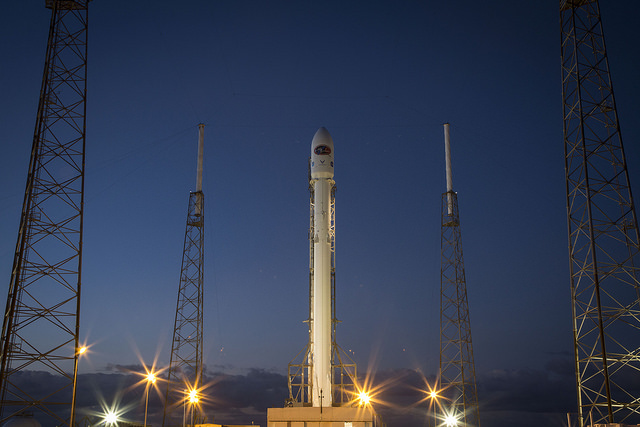
#> input picture skimage.data.rocket(), 640 x 427 px
$ jupyter execute regressionApproach_rgb_colorspace.ipynb
#> lines starting #> are read from the running program, lines starting #| are printed output that depends on the picture; long printed decimals are rounded
[cell 1]
import numpy as np
import numpy
import matplotlib.pyplot as plt
import sys
from sklearn.linear_model import LinearRegression
from sklearn.linear_model import BayesianRidge

[cell 2]
import skimage.data
import matplotlib.image as mpimg
img=skimage.data.rocket()
#> img is the input picture: shape (427, 640, 3); mean R, G, B 52.3, 61.3, 82.3
img=mpimg.imread('data/cat.jpg')
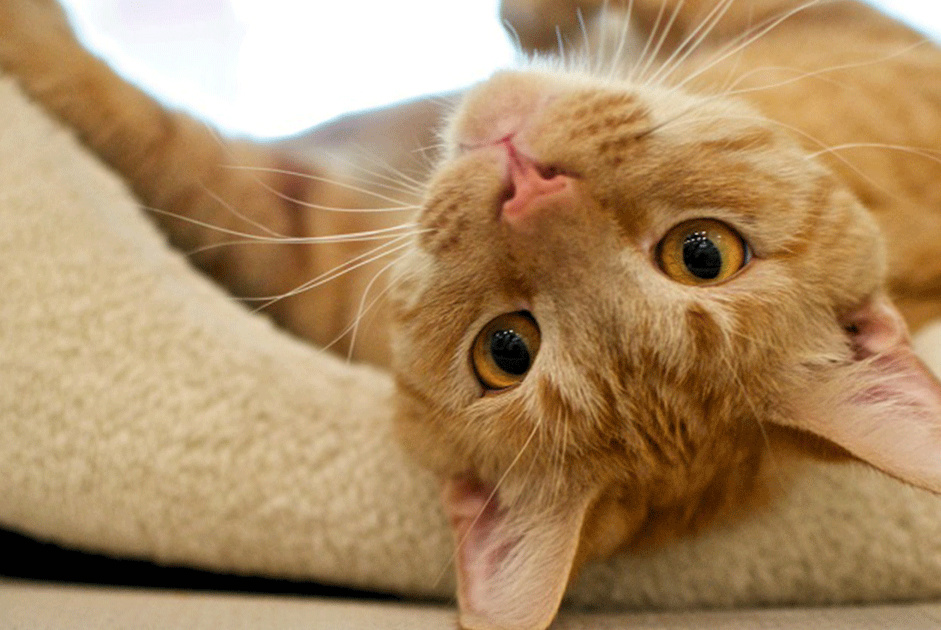
#> input picture CS520_IntroToAI/assignment4/data/cat.jpg, 941 x 630 px
#> img is the input picture: shape (630, 941, 3); mean R, G, B 172.5, 140.6, 101.5

[cell 3]
plt.subplot(121)
plt.imshow(img)
plt.subplot(122)
plt.imshow(skimage.color.rgb2gray(img),cmap=plt.cm.gray)

[cell 4]
igrey=skimage.color.rgb2gray(img)

[cell 5]
def rgb2gray(rgb):
    return np.dot(rgb[...,:3], [0.21, 0.72, 0.07])

[cell 6]
split=450
limg=img[:,:split,:]
rimg=img[:,split:,:]
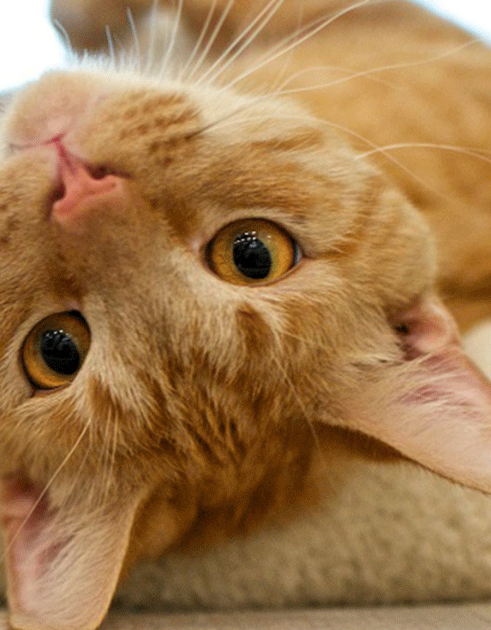
#> rimg: shape (630, 491, 3); mean R, G, B 161.1, 121.5, 77
lgrey=igrey[:,:split]
rgrey=igrey[:,split:]
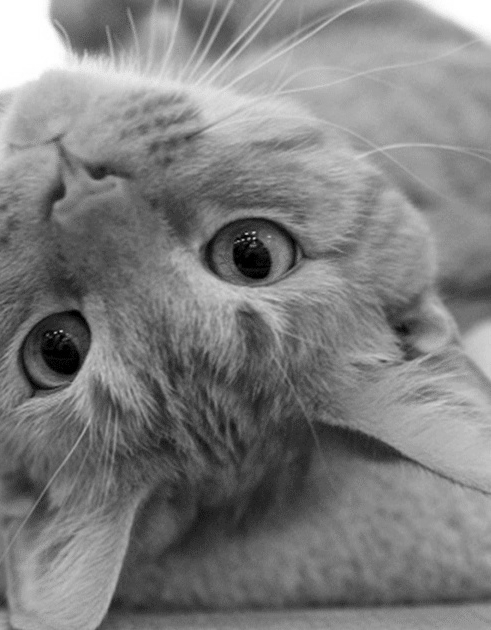
#> rgrey: shape (630, 491) float64; min 0, max 1, mean 0.497

[cell 7]
grey3x3=[]
r3x3=[]
g3x3=[]
b3x3=[]
for row in range(limg.shape[0]-2):
    for col in range(limg.shape[1]-2):
        grey3x3.append(lgrey[row:row+3,col:col+3])
        r3x3.append(limg[row:row+3,col:col+3,0])
        g3x3.append(limg[row:row+3,col:col+3,1])
        b3x3.append(limg[row:row+3,col:col+3,2])
#> after the loop, b3x3 = 281344 items; g3x3 = 281344 items; grey3x3 = 281344 items; r3x3 = 281344 items

grey3x3=np.array(grey3x3)
r3x3=np.array(r3x3)
g3x3=np.array(g3x3)
b3x3=np.array(b3x3)


inputX=grey3x3.reshape((grey3x3.shape[0],9))

y_r=limg[:,:,0][1:limg.shape[0]-1,1:limg.shape[1]-1].reshape(-1)
y_g=limg[:,:,1][1:limg.shape[0]-1,1:limg.shape[1]-1].reshape(-1)
y_b=limg[:,:,2][1:limg.shape[0]-1,1:limg.shape[1]-1].reshape(-1)

[cell 8]
limg_edge=limg[1:limg.shape[0]-1,1:limg.shape[1]-1,:]
rimg_edge=rimg[1:rimg.shape[0]-1,1:rimg.shape[1]-1,:]

[cell 9]
grey3x3=[]
r3x3=[]
g3x3=[]
b3x3=[]
for row in range(rimg.shape[0]-2):
    for col in range(rimg.shape[1]-2):
        grey3x3.append(rgrey[row:row+3,col:col+3])
        r3x3.append(rimg[row:row+3,col:col+3,0])
        g3x3.append(rimg[row:row+3,col:col+3,1])
        b3x3.append(rimg[row:row+3,col:col+3,2])
#> after the loop, b3x3 = 307092 items; g3x3 = 307092 items; grey3x3 = 307092 items; r3x3 = 307092 items

grey3x3=np.array(grey3x3)
r3x3=np.array(r3x3)
g3x3=np.array(g3x3)
b3x3=np.array(b3x3)


test_X=grey3x3.reshape((grey3x3.shape[0],9))

test_r=rimg[:,:,1][1:rimg.shape[0]-1,1:rimg.shape[1]-1].reshape(-1)
test_g=rimg[:,:,2][1:rimg.shape[0]-1,1:rimg.shape[1]-1].reshape(-1)
test_b=rimg[:,:,2][1:rimg.shape[0]-1,1:rimg.shape[1]-1].reshape(-1)

[cell 10]
lr_r=LinearRegression().fit(inputX,y_r)

print(lr_r.score(test_X,test_r))
#| 0.5607

pred_r=lr_r.predict(test_X)

pred_r=pred_r.astype('uint8')
pred_r=pred_r.reshape(rimg.shape[0]-2,rimg.shape[1]-2)
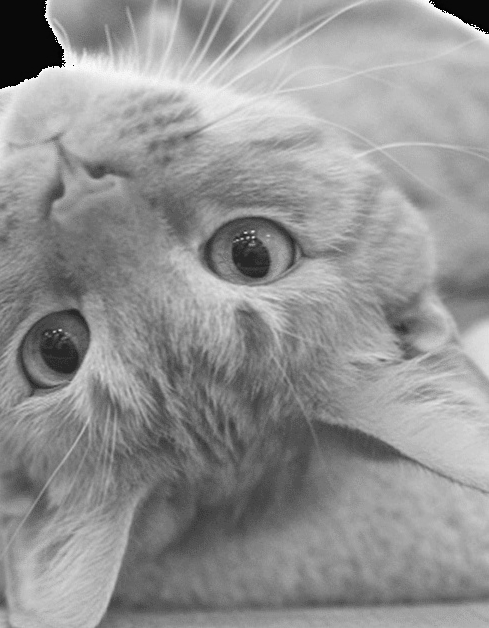
#> pred_r: shape (628, 489); min 0, max 255, mean 146.6

[cell 11]
plt.subplot(121)
plt.imshow(pred_r)
plt.gca().set_title('predict value')
plt.subplot(122)
plt.imshow(rimg[:,:,1])
plt.gca().set_title('true value')

plt.show()

[cell 12]
lr_g=LinearRegression().fit(inputX,y_g)

print(lr_g.score(test_X,test_g))
#| 0.04341

pred_g=lr_g.predict(test_X)

pred_g=pred_g.astype('uint8')
pred_g=pred_g.reshape(rimg.shape[0]-2,rimg.shape[1]-2)

[cell 13]
plt.subplot(121)
plt.imshow(pred_g)
plt.gca().set_title('predict value')
plt.subplot(122)
plt.imshow(rimg[:,:,2])
plt.gca().set_title('true value')

plt.show()

[cell 14]
lr_b=LinearRegression().fit(inputX,y_b)

print(lr_b.score(test_X,test_b))
#| 0.8605

pred_b=lr_b.predict(test_X)

pred_b=pred_b.astype('uint8')
pred_b=pred_b.reshape(rimg.shape[0]-2,rimg.shape[1]-2)

[cell 15]
plt.subplot(121)
plt.imshow(pred_b)
plt.gca().set_title('predict value')
plt.subplot(122)
plt.imshow(rimg[:,:,2])
plt.gca().set_title('true value')

plt.show()
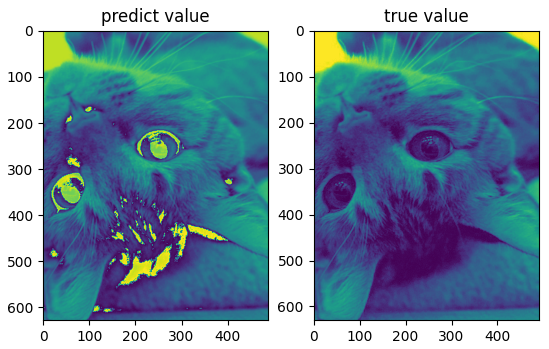
#> figure drawn by matplotlib, 2 panels

[cell 16]
pred_rimg=np.array([pred_r,pred_g,pred_b])

pred_rimg=pred_rimg.transpose((1,2,0))

compare_img=np.append(limg_edge,pred_rimg,axis=1)
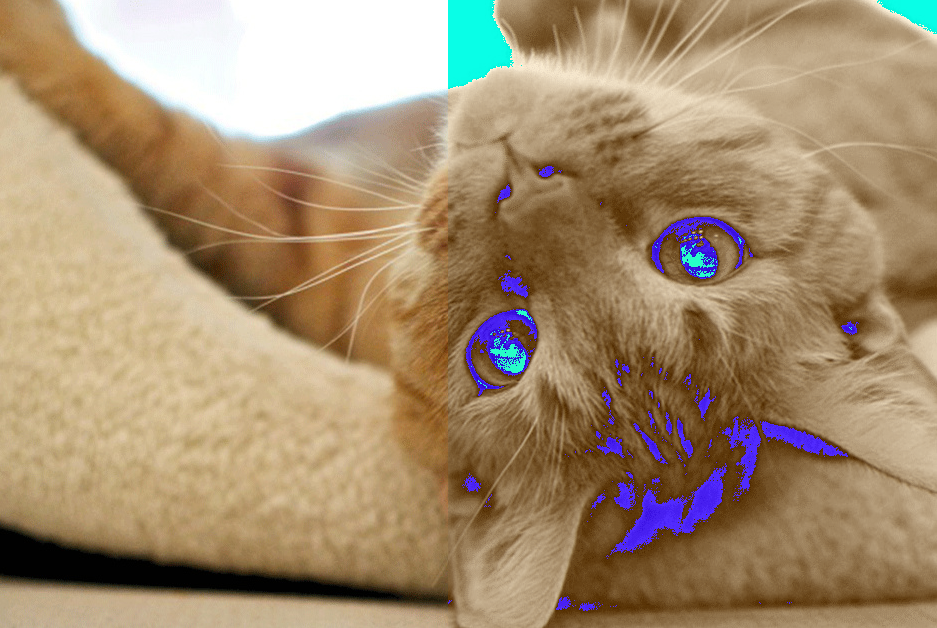
#> compare_img: shape (628, 937, 3); mean R, G, B 164.9, 141.7, 111.6
plt.axis('off')

plt.imshow(compare_img)

[cell 17]
true_rimg=np.array([rimg_edge[:,:,0],rimg_edge[:,:,1],rimg_edge[:,:,2]])

true_rimg=true_rimg.transpose((1,2,0))

compare_img=np.append(limg_edge,true_rimg,axis=1)

plt.imshow(compare_img)

[cell 18]
np.linalg.norm(true_rimg-pred_rimg)
#> Out = 172611.8

[cell 19]
lr_a=LinearRegression().fit(inputX,y_r)

print(lr_a.score(inputX,y_r))
#| 0.9456

pred_a=lr_a.predict(inputX)

pred_a=pred_a.astype('uint8')
pred_a=pred_a.reshape(limg.shape[0]-2,limg.shape[1]-2)
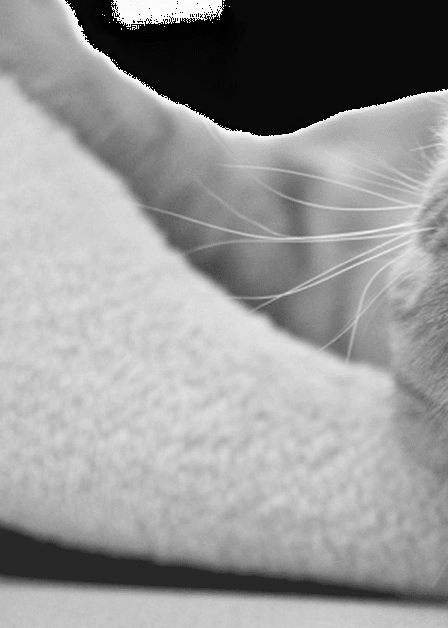
#> pred_a: shape (628, 448); min 0, max 255, mean 151.5

[cell 20]
lr_b=LinearRegression().fit(inputX,y_g)

print(lr_b.score(inputX,y_g))
#| 0.9987

pred_b=lr_b.predict(inputX)

pred_b=pred_b.astype('uint8')
pred_b=pred_b.reshape(limg.shape[0]-2,limg.shape[1]-2)
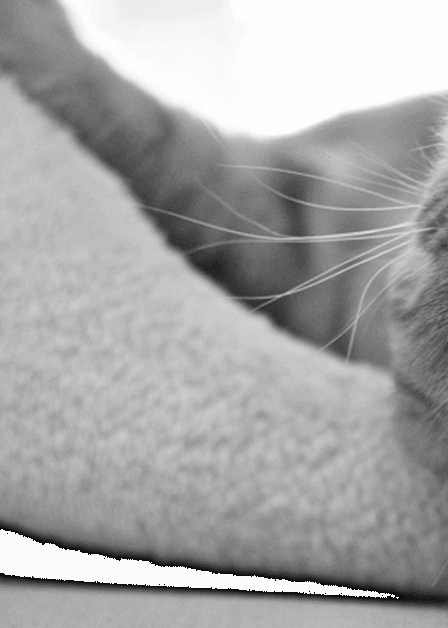
#> pred_b: shape (628, 448); min 0, max 255, mean 168

[cell 21]
lr_c=LinearRegression().fit(inputX,y_b)

print(lr_c.score(inputX,y_b))
#| 0.9222

pred_c=lr_c.predict(inputX)

pred_c=pred_c.astype('uint8')
pred_c=pred_c.reshape(limg.shape[0]-2,limg.shape[1]-2)
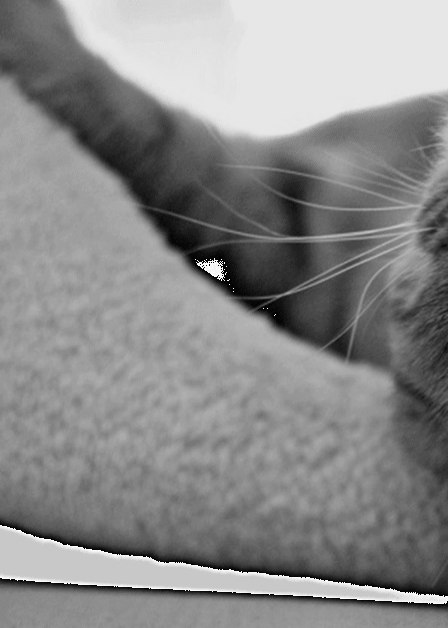
#> pred_c: shape (628, 448); min 0, max 255, mean 138.3

[cell 22]
pred_rimg=np.array([limg[:,:,0][1:limg.shape[0]-1,1:limg.shape[1]-1],pred_a,pred_b])

pred_rimg=pred_rimg.transpose((1,2,0))
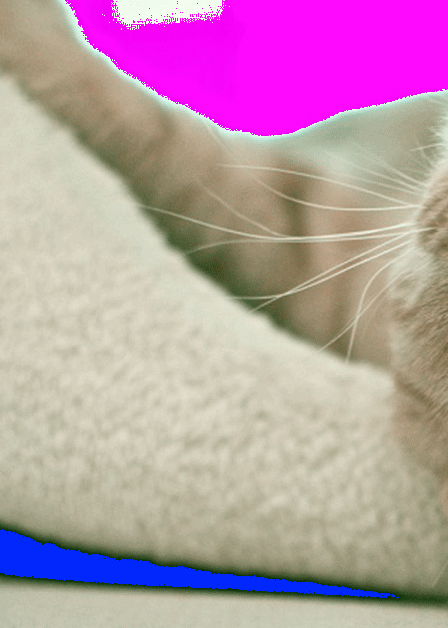
#> pred_rimg: shape (628, 448, 3); mean of channels 0, 1, 2 184.9, 151.5, 168; drawn as R, G, B

#compare_img=np.append(limg_edge,pred_rimg,axis=1)
plt.axis('off')

plt.imshow(pred_rimg)
